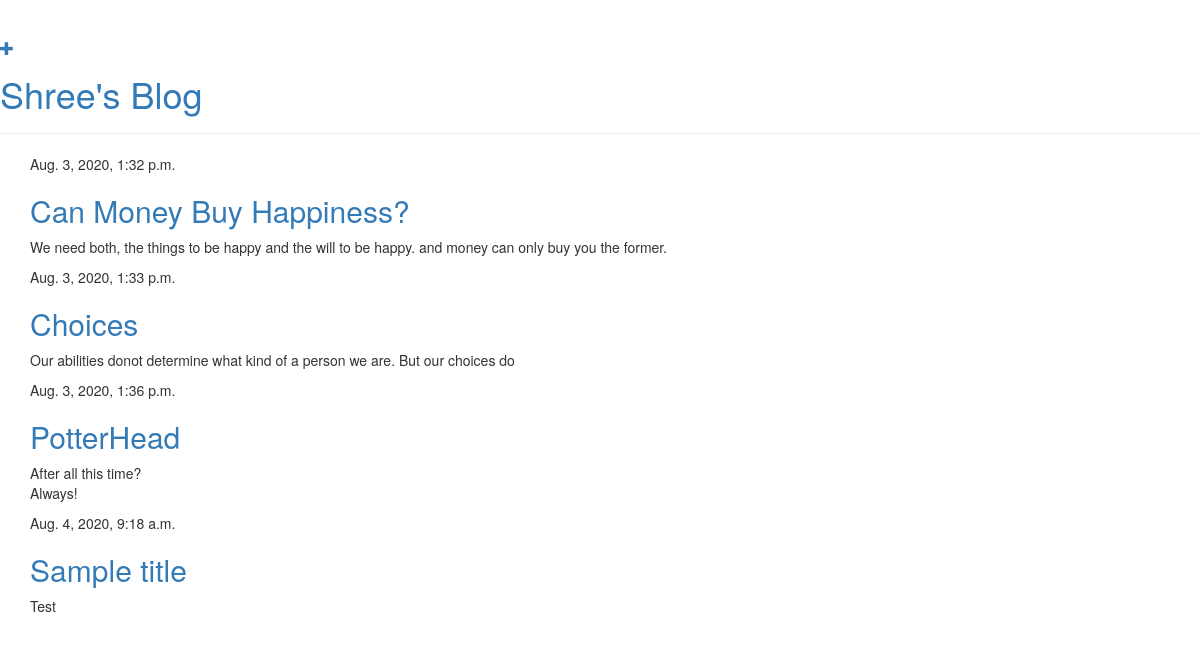
Before: / with the older database file.
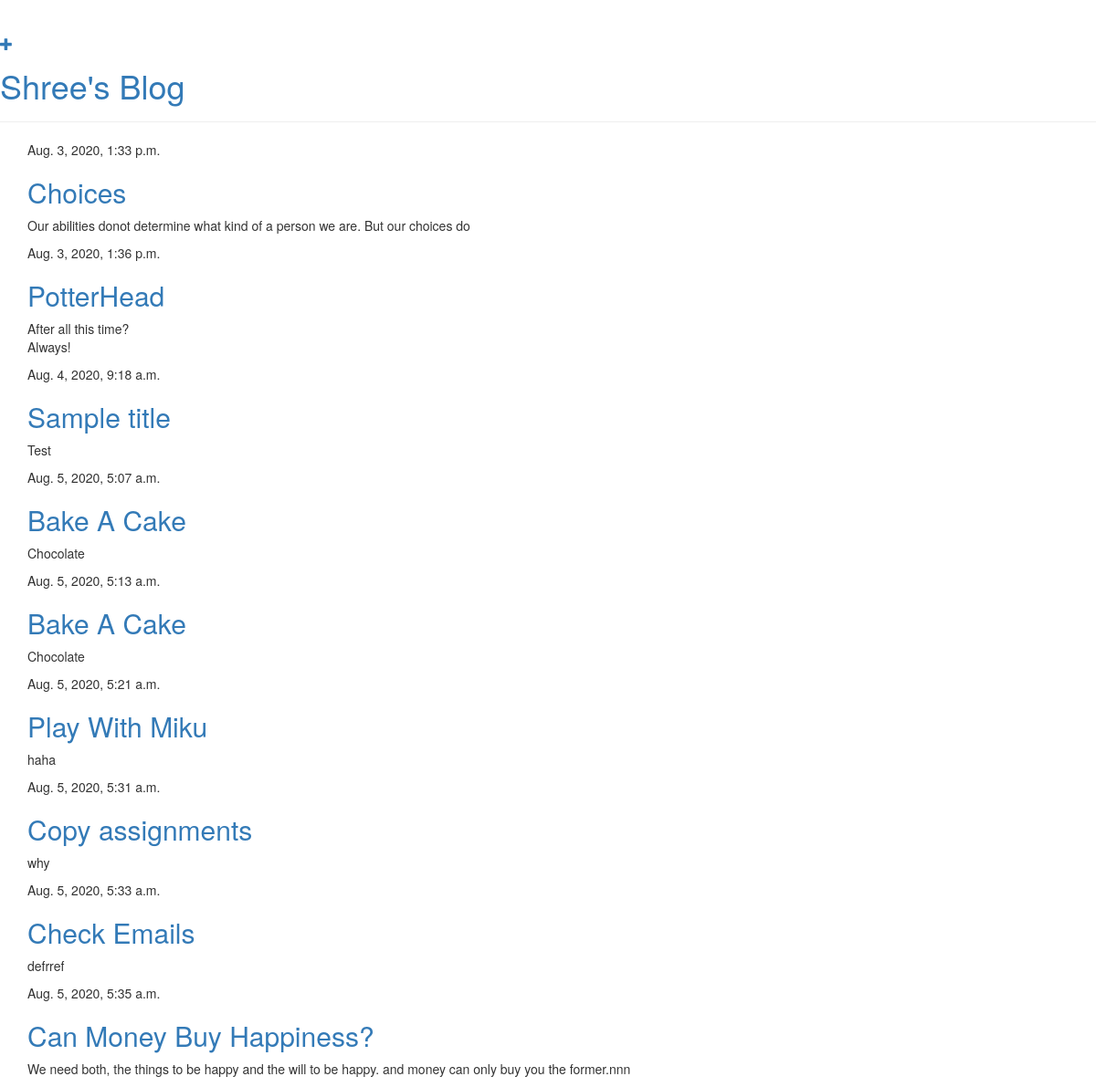
After: the same page with the newer database file.
### blog/models.py (models this page shows, shortened)
class Post(models.Model):
    author = models.ForeignKey(settings.AUTH_USER_MODEL, on_delete=models.CASCADE)
    title = models.CharField(max_length=200)
    text = models.TextField()
    created_date = models.DateTimeField(default=timezone.now)
    published_date = models.DateTimeField(blank=True, null=True)

### blog/views.py (the view)
# urls.py: path('', views.post_list, name='post_list'),
def post_list(request):
    posts = Post.objects.filter(published_date__lte=timezone.now()).order_by('published_date')
    return render(request, 'blog/post_list.html', {'posts': posts})

### blog/templates/blog/post_list.html
{% extends 'blog/base.html' %}
        {% block content %}
            {% for post in posts %}
                <div class="post">
                    <div class="date">
                        {{ post.published_date }}
                    </div>
                    <h2><a href="{% url 'post_detail' pk=post.pk %}">{{ post.title }}</a></h2>
                    <p>{{ post.text|linebreaksbr }}</p>
                </div>
            {% endfor %}
        {% endblock %}

### blog/templates/blog/base.html (shortened to what this page needs)
{% load static %}
<html>
    <head>
        <link rel="stylesheet" href="//maxcdn.bootstrapcdn.com/bootstrap/3.2.0/css/bootstrap.min.css">
        <link rel="stylesheet" href="//maxcdn.bootstrapcdn.com/bootstrap/3.2.0/css/bootstrap-theme.min.css">
        <link rel="stylesheet" href="{% static 'css/blog.css' %}">
    </head>
    <body>
        <div class="page-header">
            <a href="{% url 'post_new' %}" class="top-menu"><span class="glyphicon glyphicon-plus"></span></a>
            <h1><a href="/"> Shree's Blog</a></h1>
        </div>
        <div class="content container">
            <div class="row">
                <div class="col-md-8">
                {% block content %}
                {% endblock %}
                </div>
            </div>
        </div>
    </body>
</html>

### blog/static/css/blog.css (style rules this page uses)
h1 { color: #FF8833; }

Changed rows visible on the page:
added Post: published_date "Aug. 5, 2020, 5:07 a.m.", title "Bake A Cake", text "Chocolate"
added Post: published_date "Aug. 5, 2020, 5:13 a.m.", title "Bake A Cake", text "Chocolate"
added Post: published_date "Aug. 5, 2020, 5:21 a.m.", title "Play With Miku", text "haha"
added Post: published_date "Aug. 5, 2020, 5:31 a.m.", title "Copy assignments", text "why"
added Post: published_date "Aug. 5, 2020, 5:33 a.m.", title "Check Emails", text "defrref"
changed Post "Can Money Buy Happiness?": published_date "Aug. 3, 2020, 1:32 p.m." → "Aug. 5, 2020, 5:35 a.m."; text "We need both, the things to be happy and the will to be happy. and money can only buy you the former." → "We need both, the things to be happy and the will to be happy. and money can only buy you the former.nnn"; moves down the list
